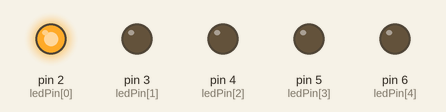
The sketch below on a simulated Arduino Uno, built with avr-gcc and run on an emulated ATmega328P. Shown: output pins drawn as LEDs (lit = HIGH).

Above: at 0.05 s.
At 0.75 s:
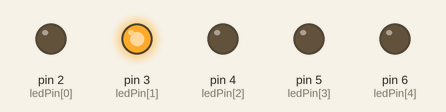
At 1.45 s:
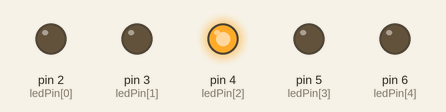
At 2.15 s:
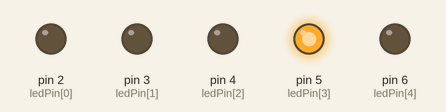
At 2.85 s:
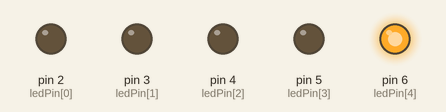
Timing chart, 0 to 3.1 s (numbered marks = the images above):
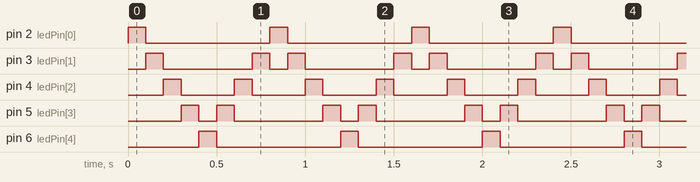

Measured:
- by itself, pin 2 (ledPin[0]), pin 6 (ledPin[4]): alternates HIGH for 0.10 s and LOW for 0.70 s
- by itself, pin 3 (ledPin[1]): repeats every 0.80 s: LOW 0.50 s, HIGH 0.10 s, LOW 0.10 s, HIGH 0.10 s
- by itself, pin 4 (ledPin[2]): alternates HIGH for 0.10 s and LOW for 0.30 s
- by itself, pin 5 (ledPin[3]): repeats every 0.80 s: LOW 0.10 s, HIGH 0.10 s, LOW 0.50 s, HIGH 0.10 s

The sketch:

sketch_oct03a.ino
```cpp
// create an array of LED pins
int ledPin[] = { 2, 3,4, 5, 6, };
int SqeSpeed = 1;
// which LED is on?
int sequence = 0;

void setup() {
  // set up all these pins as output
  for (int i = 0; i < 5; i++) {
    pinMode(ledPin[i], OUTPUT);
  }

  Serial.begin(9600);

}

void loop() {
  // turn them all off
  for (int i = 0; i < 5; i++) {
    digitalWrite(ledPin[i], LOW);
  }

  // turn on the next led pin
  digitalWrite(ledPin[sequence], HIGH);

//  Serial.println(sequence);

  // increase sequence
  sequence += SqeSpeed;

  // make sure sequence "wraps around"


  if (sequence > 3){
    SqeSpeed*= -1;
  }

  if (sequence < 1){
    SqeSpeed*= -1;
  }

  delay(100);
}
```
